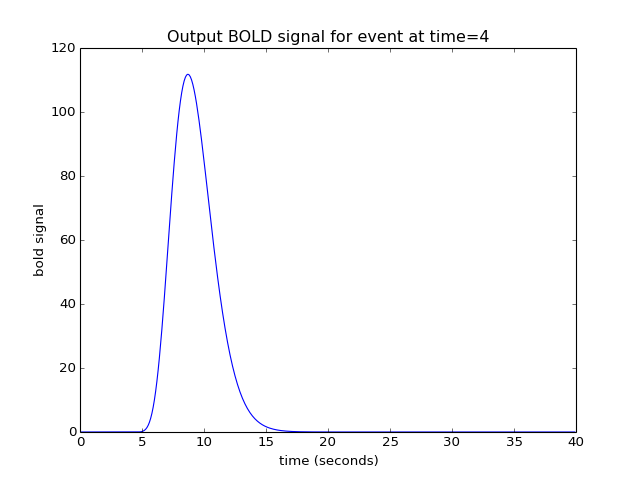

This chart was generated by the following Python code:
n_hrf_points = len(hrf_signal)
bold_signal = np.zeros(n_time_points)
bold_signal[i_time_4:i_time_4 + n_hrf_points] = hrf_signal
plt.plot(times, bold_signal)
plt.xlabel('time (seconds)')
plt.ylabel('bold signal')
plt.title('Output BOLD signal for event at time=4')
